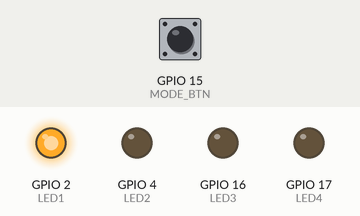
Recording of a sketch running on a simulated ESP32. On the bench: output pins drawn as LEDs (lit = HIGH). The inputs (shaded band) are chosen by the test bench; at power-on: GPIO 15 (MODE_BTN) HIGH. WiFi joins after 1.5 s; servers stay silent unless stated; what the sketch prints to the serial monitor is not drawn.

Above: at 1.7 s.
1.8 s: GPIO 15 (MODE_BTN) pulled LOW for 0.15 s
At 3.0 s:
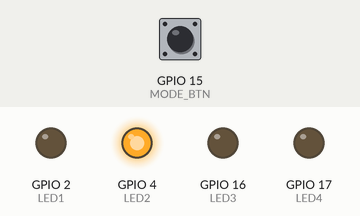
3.4 s: GPIO 15 (MODE_BTN) pulled LOW for 1 s
At 4.0 s:
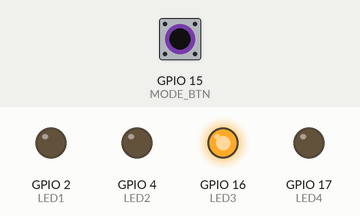
Timing chart, 0 to 6.4 s (numbered marks = the images above; inputs shaded):
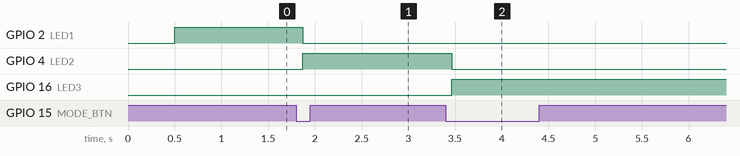

Measured:
- after the input at 1.8 s, GPIO 2 (LED1): HIGH → LOW after 0.07 s; GPIO 4 (LED2): LOW → HIGH after 0.07 s
- after the input at 3.4 s, GPIO 4 (LED2): HIGH → LOW after 0.06 s; GPIO 16 (LED3): LOW → HIGH after 0.06 s

The sketch:

esp32_wifi_shifting_test.ino
```cpp
#include <WiFi.h>

/* ================= CONFIG ================= */

#define MODE_BTN 15

#define LED1 2
#define LED2 4
#define LED3 16
#define LED4 17

#define WIFI_COUNT 6
#define WIFI_TRY_TIME 15000   // ESP32 NEEDS MORE TIME

const char* ssids[WIFI_COUNT] = {
 "COFE_A",
  "COFE_B",
  "COFE_C",
  "COFE_D",
  "COFE_E",
  "COFE_8451F"

};

const char* passwords[WIFI_COUNT] = {
 "COFE_12345A",
  "COFE12345B",
  "COFE12345C",
  "COFE12345D",
  "COFE12345E",
  "12345678"
};

/* ================= VARS ================= */

int mode = 1;
bool lastBtn = HIGH;

int wifiIndex = 0;
unsigned long wifiStartTime = 0;
bool wifiTrying = false;
//led function

void setLEDs() {
  digitalWrite(LED1, mode == 1);
  digitalWrite(LED2, mode == 2);
  digitalWrite(LED3, mode == 3);
  digitalWrite(LED4, mode == 4);
}

//start wifi

void startWiFi() {
  Serial.println("\n📡 WiFi RESET & START");

  WiFi.disconnect(true, true);
  delay(500);

  WiFi.mode(WIFI_STA);
  WiFi.setSleep(false);

  wifiIndex = 0;
  wifiTrying = false;
}

//wifi tasks

void wifiTask() {

  // ---- CONNECTED ----
  if (WiFi.status() == WL_CONNECTED) {
    static unsigned long logT = 0;
    if (millis() - logT > 4000) {
      Serial.print("✅ CONNECTED → ");
      Serial.print(WiFi.SSID());
      Serial.print(" | IP: ");
      Serial.println(WiFi.localIP());
      logT = millis();
    }
    return;
  }

  // ---- START TRY ----
  if (!wifiTrying) {
    Serial.print("➡ Trying: ");
    Serial.println(ssids[wifiIndex]);

    WiFi.begin(ssids[wifiIndex], passwords[wifiIndex]);
    wifiStartTime = millis();
    wifiTrying = true;
    return;
  }

  // ---- WAIT FOR RESULT ----
  wl_status_t st = WiFi.status();

  if (st == WL_CONNECT_FAILED || st == WL_NO_SSID_AVAIL) {
    Serial.println("❌ Immediate failure");
  }
  else if (millis() - wifiStartTime < WIFI_TRY_TIME) {
    return; // STILL TRYING
  }
  else {
    Serial.println("⏰ Timeout");
  }

  // ---- NEXT ROUTER ----
  WiFi.disconnect(true);
  delay(300);

  wifiIndex++;
  if (wifiIndex >= WIFI_COUNT) wifiIndex = 0;

  wifiTrying = false;
}

//setup

void setup() {
  Serial.begin(115200);

  pinMode(MODE_BTN, INPUT_PULLUP);

  pinMode(LED1, OUTPUT);
  pinMode(LED2, OUTPUT);
  pinMode(LED3, OUTPUT);
  pinMode(LED4, OUTPUT);

  Serial.println("\n🔌 ESP32 BOOT");
  Serial.println("MODE 1 = WIFI ON");

  startWiFi();
  setLEDs();
}

//loop

void loop() {

  bool btn = digitalRead(MODE_BTN);

  if (lastBtn == HIGH && btn == LOW) {
    delay(50);
    mode++;
    if (mode > 4) mode = 1;

    Serial.print("\n🔁 MODE = ");
    Serial.println(mode);

    if (mode == 1) {
      startWiFi();
    }
    else if (mode == 2) {
      Serial.println("❌ WiFi OFF");
      WiFi.disconnect(true);
      WiFi.mode(WIFI_OFF);
    }
    else if (mode == 3) {
      Serial.println("😴 Light Sleep");
      WiFi.setSleep(true);
    }
    else if (mode == 4) {
      Serial.println("💤 Deep Sleep 30s");
      delay(200);
      esp_deep_sleep(30 * 1000000LL);
    }

    setLEDs();
  }

  lastBtn = btn;

  if (mode == 1) {
    wifiTask();
  }

  delay(20);
}
```
